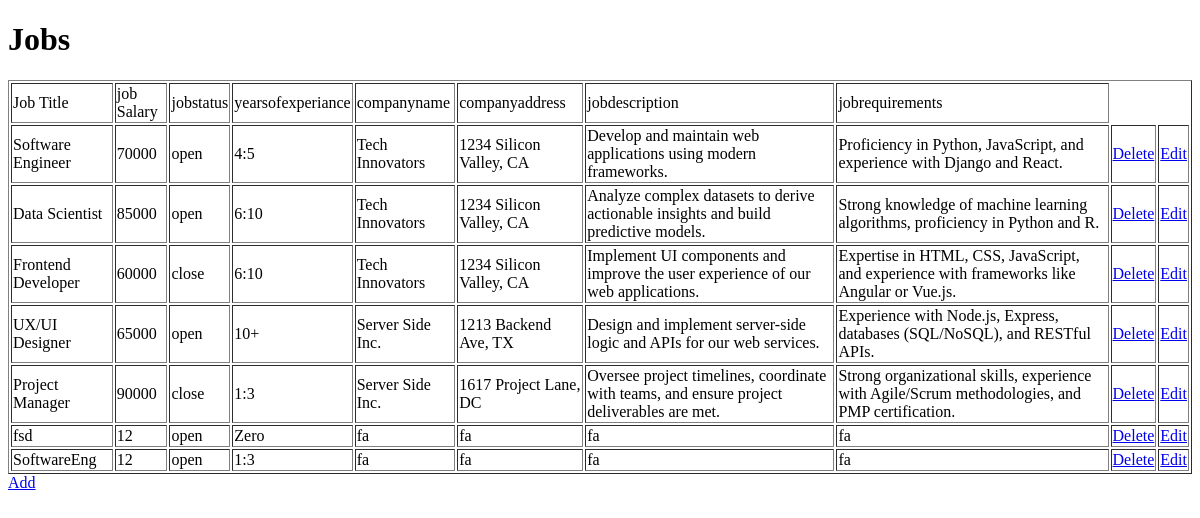
The page /jobs/ on the database as committed earlier.
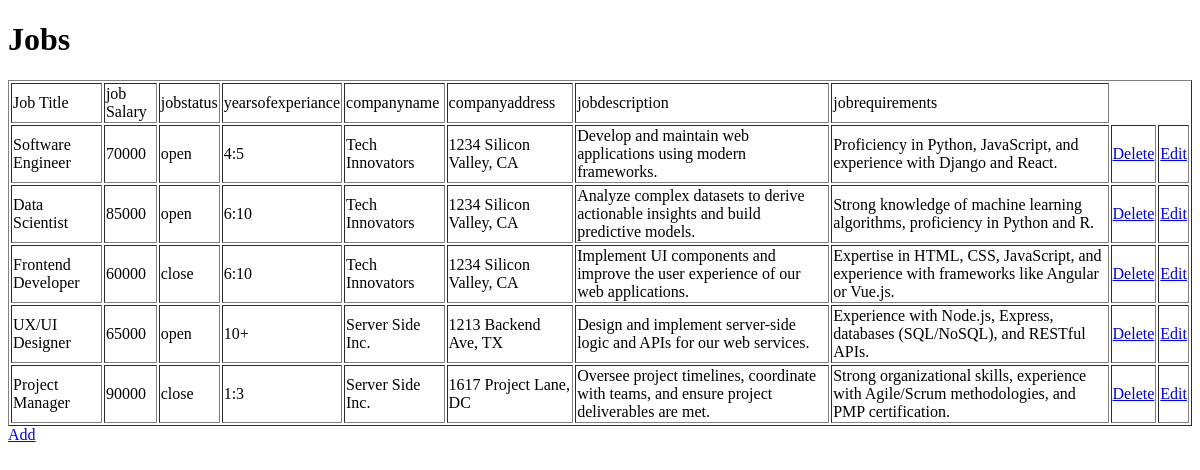
The same page on the database as committed later.
### jobs/models.py (models this page shows)
class Jobs(models.Model):
    jobtitle = models.CharField(max_length=255)
    jobsalary = models.IntegerField(default=0)
    jobstatus = models.CharField(max_length=255)
    yearsofexperience = models.CharField(max_length=255)
    companyname = models.CharField(max_length=255)
    companyaddress = models.CharField(max_length=255)
    jobdescription = models.TextField(default='')
    jobrequirements = models.TextField(default='')
    user_id = models.ForeignKey(User, on_delete=models.CASCADE,null=True)

### jobs/views.py (the view)
# urls.py: path('',views.Index,name='Index'),
def Index(request):
  tmp= loader.get_template('index.html')
  alljobs=Jobs.objects.all().values()
  context = {
        'jobs' : alljobs,
    }
  return HttpResponse(tmp.render(context,request))

### templates/index.html (shortened to what this page needs)
{% load static %}
<!DOCTYPE html>
<html lang="en">
  <head>
  </head>
  <body>
    <h1>Jobs</h1>
    <table border="1">
      <thead>
        <td>Job Title</td>
        <td>job Salary</td>
        <td>jobstatus</td>
        <td>yearsofexperiance</td>
        <td>companyname</td>
        <td>companyaddress</td>
        <td>jobdescription</td>
        <td>jobrequirements</td>
      </thead>
      {% for x in jobs %}
      <tr>
        <td>{{x.jobtitle}}</td>
        <td>{{x.jobsalary}}</td>
        <td>{{x.jobstatus}}</td>
        <td>{{x.yearsofexperience}}</td>
        <td>{{x.companyname}}</td>
        <td>{{x.companyaddress}}</td>
        <td>{{x.jobdescription}}</td>
        <td>{{x.jobrequirements}}</td>
        <td><a href="delete/{{x.id}}">Delete</a></td>
        <td><a href="edit/{{x.id}}">Edit</a></td>
      </tr>
      {% endfor %}
    </table>
    <a href="add/">Add</a>
  </body>
</html>

Rows that differ between the two databases and show on the page:
removed Jobs: jobtitle "fsd", jobsalary "12", jobstatus "open", yearsofexperience "Zero", companyname "fa", companyaddress "fa", jobdescription "fa", jobrequirements "fa"
removed Jobs: jobtitle "SoftwareEng", jobsalary "12", jobstatus "open", yearsofexperience "1:3", companyname "fa", companyaddress "fa", jobdescription "fa", jobrequirements "fa"
